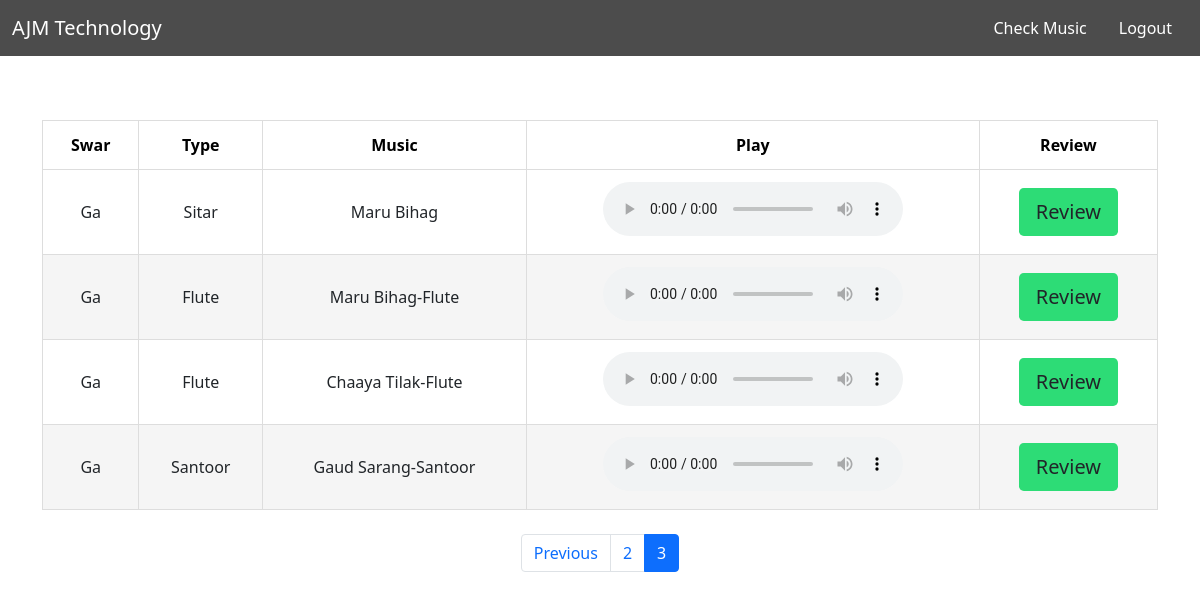
/table?page=3 (signed in), run on the app's committed database.
### loginapp/models.py (models this page shows, shortened)
class Recommendation(models.Model):
    user=models.CharField(default='',max_length=100,null=False,blank=False)
    music_id=models.IntegerField(blank=True,null=True)
    raag=models.CharField(blank=False,null=False,max_length=100)
    type=models.CharField(blank=False,null=False,max_length=100)
    music=models.CharField(blank=False,null=False,max_length=100)
    music_path=models.CharField(blank=False,null=False,max_length=100,default='')
    createdAt=models.DateTimeField(blank=False,null=False,default=datetime.datetime.now())
    objects=models.Manager()

### loginapp/views.py (the view, shortened to what this page needs)
# urls.py: path("table", recom, name="recom"),
def recom(request):
    user=request.user
    if request.user.is_anonymous:
        return redirect("/login")
    content=Recommendation.objects.filter(user=user)
    p=Paginator(Recommendation.objects.filter(user=user).order_by('-createdAt'),10)
    page_num=request.GET.get('page')
    print("page",page_num)
    page=p.get_page(page_num)
    print(page)
    return render(request, 'recom.html',{"content":page})

### templates/recom.html (shortened to what this page needs)
<!DOCTYPE html>
<html lang="en">
<head>
</head>
<link href="https://cdn.jsdelivr.net/npm/bootstrap@5.1.3/dist/css/bootstrap.min.css" rel="stylesheet">
<body>
    <nav class="navbar navbar-expand-lg navbar-dark  fixed-top">
        <div class="container-fluid">
            <a class="navbar-brand" href="/">AJM Technology</a>
            <div class="collapse navbar-collapse" id="navbarSupportedContent">
                {% if user.is_authenticated %}
                <div class="d-flex">
                    <a class="nav-link" aria-current="page" style="color: white;" href="/form">Check Music</a>
                    <a class="nav-link" aria-current="page" style="color: white;" href="/logout">Logout</a>
                </div>
                {% else %}
                <div class="d-flex">
                    <a class="nav-link" aria-current="page" style="color: white;" href="/signup">Register</a>
                    <a class="nav-link" aria-current="page" style="color: white;" href="/login">Login</a>
                </div>
                {% endif %}
            </div>
        </div>
    </nav>
    <br/>
    <br/>
    <br/>
    <div class="container d-flex justify-content-center mt-5">
        <table class="table1 table-hover">
            <thead class="table-success">
                <tr>
                    <th scope="col">Swar</th>
                    <th scope="col">Type</th>
                    <th scope="col">Music</th>
                    <th scope="col">Play</th>
                    <th scope="col">Review</th>
                </tr>
            </thead>
            <tbody>
                {% for i in content %}
                <tr>
                    <td scope="row" data-label="Raag">{{i.raag}}</td>
                    <td data-label="Before">{{i.type}}</td>
                    <td data-label="Before">
                        {{i.music}}
                    </td>
                    <td data-label="Audio">
                        <audio controls>
                        <source src="/static/music/{{i.music_path}}.mp3" type="audio/mpeg">
                      </audio>
                    </td>
                    <td data-label="Review"><a href="/review/{{i.music_id}}"><button class="btn btn-lg">Review</button></a></td>
                </tr>
                {% endfor %}
            </tbody>
        </table>
    </div>
    <br/>
    <nav aria-label="Page navigation example mt-5">
        <ul class="pagination  justify-content-center">
            {% if content.has_previous %}
            <li class="page-item">
                <a class="page-link" href="?page={{ content.previous_page_number }}" aria-label="Previous">
                    <span aria-hidden="true">Previous</span>
                </a>
            </li>
            {% endif %} {% if content.has_previous %}
            <li class="page-item"><a class="page-link" href="?page={{content.previous_page_number}}">
                {{content.previous_page_number}}</a></li>
            {% endif %}
            <li class="page-item active"><a class="page-link" href="?page={{content.number}}">{{content.number}}</a></li>
        </ul>
    </nav>
</body>
</html>

### templates/recom.html (style rules this page uses)
.table1 { width: 100%; }
.table1 td, .table1 th { border: 1px solid #ddd; padding: 12px 15px; text-align: center; font-size: 16px; }
.table1 th { color: black; }
.table1 tbody tr:nth-child(even) { background-color: #f5f5f5; }
.navbar { background: rgb(0, 0, 0, 0.7) url('/static/images/music3.jpg') !important; background-repeat: no-repeat !important; background-size: cover !important; background-blend-mode: darken !important; }
.btn { background-color: #2ddc76; }

### data on the page
Recommendation: raag "Ga", type "Sitar", music "Maru Bihag"
Recommendation: raag "Ga", type "Flute", music "Maru Bihag-Flute"
Recommendation: raag "Ga", type "Flute", music "Chaaya Tilak-Flute"
Recommendation: raag "Ga", type "Santoor", music "Gaud Sarang-Santoor"

### other printed values
{{ content.previous_page_number }} "2"
{{ content.number }} "3"
